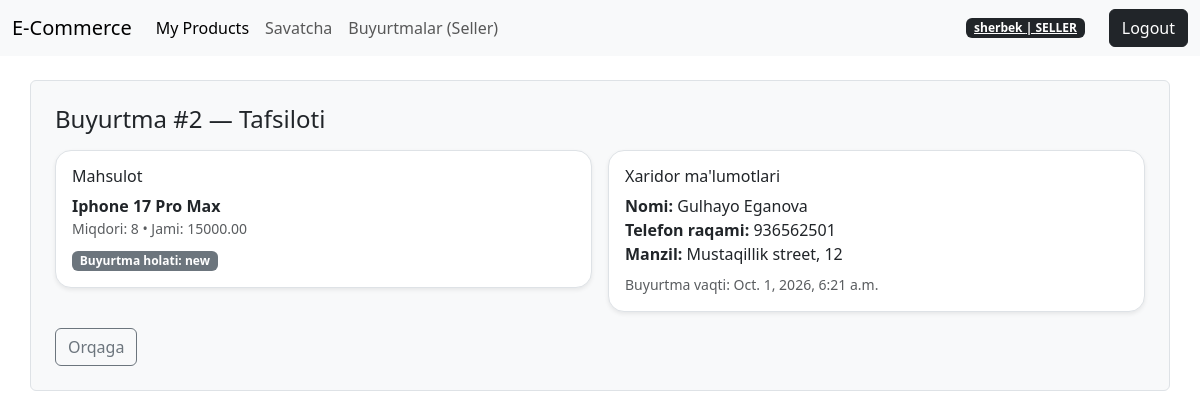
Page /seller/orders/item/2/ (signed in) on the committed database.
### accounts/models.py (models this page shows, shortened)
class User(AbstractUser):
      class Role(models.TextChoices):
         BUYER = "BUYER", "Buyer"
         SELLER = "SELLER", "Seller"
      role = models.CharField(
         max_length=10,
         choices=Role.choices,
         default=Role.BUYER
      )
      image = models.ImageField(upload_to="avatars/", blank=True, null=True)
      phone = models.CharField(max_length=30, blank=True, null=True, help_text="+998919998877")
      address = models.CharField(max_length=255, blank=True, null=True)

### orders/models.py (models this page shows, shortened)
class OrderItem(models.Model):
    STATUS_NEW = "new"  # yangi buyurtma
    STATUS_PROCESSING = "processing"  # tayyorlanmoqda
    STATUS_DELIVERED = "delivered"  # yetkazildi
    STATUS_CANCELED = "canceled"  # bekor qilindi
    STATUS_CHOICES = [
        (STATUS_NEW, "New"),
        (STATUS_PROCESSING, "Processing"),
        (STATUS_DELIVERED, "Delivered"),
        (STATUS_CANCELED, "Canceled"),
    ]
    order = models.ForeignKey(
        Order, on_delete=models.CASCADE, related_name="items")
    status = models.CharField(max_length=20, choices=STATUS_CHOICES, default=STATUS_NEW)  # order holati
    product = models.ForeignKey(Product,
       on_delete=models.PROTECT,  # order bo‘lsa product o‘chib ketmasin (tarix saqlansin)
       related_name="order_items")
    seller = models.ForeignKey(  # buyurtma qaysi sotuvchiga borishini ajratish uchun
        settings.AUTH_USER_MODEL,
        on_delete=models.PROTECT,
        related_name="sold_items")
    qty = models.PositiveIntegerField(default=1)  # soni
    unit_price = models.DecimalField(max_digits=12, decimal_places=2, default=Decimal("0.00"))  # bitta narx

class Order(models.Model):
    user = models.ForeignKey(
        settings.AUTH_USER_MODEL,
        on_delete=models.CASCADE,
        related_name="orders"
    )
    full_name = models.CharField(max_length=120)
    phone = models.CharField(max_length=30)
    address = models.TextField()
    delivery_method = models.CharField(max_length=50, default="standard")
    note = models.TextField(blank=True)
    created_at = models.DateTimeField(auto_now_add=True)

### catalog/models.py (models this page shows, shortened)
class Product(models.Model):
    seller = models.ForeignKey(
       settings.AUTH_USER_MODEL,
       on_delete=models.CASCADE,
       related_name="products"
    )
    category = models.ForeignKey(
       Category,
        on_delete=models.SET_NULL,
        null=True,
        blank=True,
        related_name="products"
    )
    name = models.CharField(max_length=200)
    slug = models.SlugField(max_length=220, unique=True)
    price = models.DecimalField(max_digits=12, decimal_places=2)
    short_description = models.CharField(max_length=255, blank=True)
    description = models.TextField()
    stock = models.PositiveIntegerField(default=0)
    is_active = models.BooleanField(default=True)
    main_image = models.ImageField(upload_to="products/main/", blank=True, null=True)
    created_at = models.DateTimeField(auto_now_add=True)

### orders/views.py (the view)
# urls.py: path("seller/orders/item/<int:pk>/", views.SellerOrderItemDetailView.as_view(), name="seller_order_item_detail"),
class SellerOrderItemDetailView(SellerRequiredMixin, DetailView):
    model = OrderItem
    template_name = "orders/seller/order_item_detail.html"
    context_object_name = "item"
    def get_queryset(self):
        return (
            OrderItem.objects
            .filter(seller=self.request.user)
            .select_related("order", "product", "order__user")
        )

### catalog/mixins.py (called while the page is built)
    def test_func(self):
        user = self.request.user
        return user.is_authenticated and getattr(user, "role", None) == "SELLER"

### templates/orders/seller/order_item_detail.html (shortened to what this page needs)
{% extends "base.html" %}
{% block content %}
<h1 class="h4 mb-3">Buyurtma #{{ item.order.id }} — Tafsiloti</h1>
<div class="row g-3">
<div class="col-lg-6">
  <div class="card shadow-sm border rounded-4">
    <div class="card-body">
      <h2 class="h6 mb-2">Mahsulot</h2>
      <div class="fw-semibold">{{ item.product.name }}</div>
      <div class="text-muted small">Miqdori: {{ item.qty }} • Jami: {{ item.unit_price }}</div>
      <div class="mt-2"><span class="badge bg-secondary">Buyurtma holati: {{ item.status }}</span></div>
    </div></div> </div>
<div class="col-lg-6">
  <div class="card shadow-sm border rounded-4">
    <div class="card-body">
      <h2 class="h6 mb-2">Xaridor ma'lumotlari</h2>
      <div><strong>Nomi:</strong> {{ item.order.full_name }}</div>
      <div><strong>Telefon raqami:</strong> {{ item.order.phone }}</div>
      <div><strong>Manzil:</strong> {{ item.order.address }}</div>
      <div class="text-muted small mt-2">Buyurtma vaqti: {{ item.order.created_at }}</div></div></div></div></div>
<a class="btn btn-outline-secondary mt-3" href="{% url 'seller_order_items' %}">Orqaga</a>
{% endblock %}

### templates/includes/navbar.html (shortened to what this page needs)
<nav class="navbar navbar-expand-lg bg-body-tertiary">
  <div class="container-fluid">
    <a class="navbar-brand" href="{% url 'home' %}">E-Commerce</a>
    <div class="collapse navbar-collapse" id="navbarSupportedContent">
      <ul class="navbar-nav me-auto mb-2 mb-lg-0">
        <li class="nav-item">
           {% if request.user.is_authenticated %}
          <a class="nav-link active" aria-current="page" href="{% url 'seller_products' %}">
          My Products
          </a>
{% endif %}
        </li>
        <li class="nav-item">
           {% if request.user.is_authenticated %}
              <a class="nav-link" href="{% url 'cart_detail' %}">Savatcha</a>
            {% endif %}
        </li>
        {% if request.user.role == "SELLER" and request.user.is_authenticated %}
        <li class="nav-item">
         <a class="nav-link" href="{% url 'seller_order_items' %}">Buyurtmalar (Seller)</a>
        </li>
       {% endif %}
      </ul>
     <div>
           {% if request.user.is_authenticated %}
               <div class="d-flex align-items-center ">
                <a href="{% url 'profile' %}" class="badge text-bg-dark mx-4">{{ request.user.username }} | <u>{{ user.role}}</u></a>
               <form method="post" action="{% url 'logout' %}">
                   <button class="btn btn-dark" type="submit">Logout</button>
               </form>
               </div>
           {% else %}
               <a class="btn btn-outline-secondary mx-4" href="{% url 'login' %}">Login</a>
               <a class="btn btn-secondary" href="{% url 'signup' %}">Register</a>
           {% endif %}
       </div>
    </div>
  </div>
</nav>

### rows in the picture
User: user.username "sherbek", role "SELLER"
OrderItem: order.id "2", product.name "Iphone 17 Pro Max", qty "8", unit_price "15000.00", status "new", order.full_name "Gulhayo Eganova", order.phone "936562501", order.address "Mustaqillik street, 12", order.created_at "Oct. 1, 2026, 6:21 a.m."
